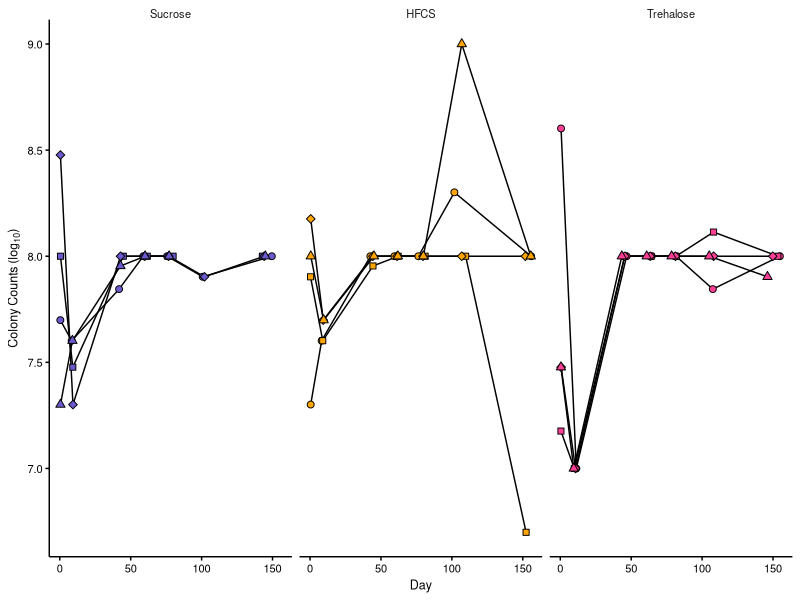

Write R code to recreate this figure.
require(reshape2)
library(ggplot2)
library(plyr)
library(gridExtra)
library(data.table)
library(stringr)



data<-read.delim(file="Colonycounts.txt",sep="\t",header = TRUE, check.names=FALSE)

data$Sugar<-factor(data$Sugar,c("Sucrose","HFCS","Trehalose"))

plot<-ggplot(subset(data), aes(x=Generation, y=log10(ColonyCount),fill=as.factor(Sugar),shape=as.factor(Reactor))) +  #colour=Diet,fill=Experiment, shape=Rep
  geom_line()+  #
  geom_point(size=2,show.legend = FALSE)+
  facet_wrap(~Sugar,ncol=3)+
  scale_fill_manual(values = c("Trehalose" = "violetred1", "Sucrose" = "#6A5ACD", "HFCS"="#FFA500")) + 
  scale_shape_manual(values = c("R1" = 21, "R2" = 22, "R3"=23, "R4" = 24))+
  xlab("Day") +
  ylab(bquote('Colony Counts (log'['10']*')')) +
  theme_bw() +
  theme(
    panel.grid.major = element_blank(), panel.grid.minor = element_blank(),
    panel.background = element_blank(),
    axis.ticks.y = element_line(colour = "black"),
    axis.ticks.x = element_line(colour = "black"),
    axis.line.x = element_line(colour = "black"),
    axis.line.y = element_line(colour = "black"),
    axis.title.y= element_text(size=9),
    axis.title.x= element_text(size=9),
    axis.text.x= element_text(size=8, colour = "black"),
    axis.text.y= element_text(size=8, colour = "black"),
    panel.border = element_blank(),
    strip.text = element_text(size=8, margin = margin()),
    strip.background = element_blank(),
    plot.title=element_blank())

pdf(file="ColonyPlot.pdf",width=4.5,height=2)
plot
dev.off()
